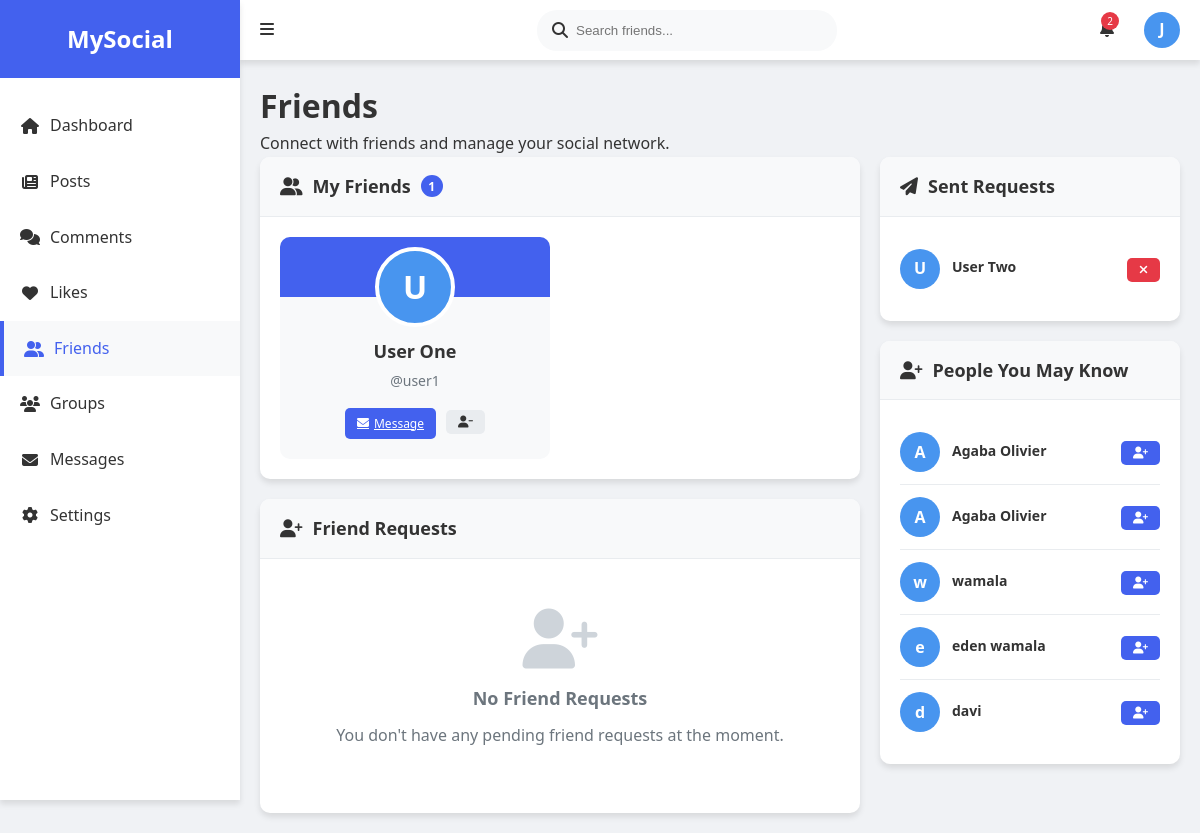
The page /friends.php (signed in) on the database its author committed.
### tables this page shows
CREATE TABLE `friend` (
  `friendship_id` bigint(20) NOT NULL,
  `user_id1` bigint(20) NOT NULL,
  `user_id2` bigint(20) NOT NULL,
  `status` enum('pending','accepted','blocked') NOT NULL,
  `created_at` timestamp NOT NULL DEFAULT current_timestamp()
);

CREATE TABLE `users` (
  `user_id` bigint(20) NOT NULL,
  `username` varchar(50) NOT NULL,
  `email` varchar(255) NOT NULL,
  `password_hash` varchar(255) NOT NULL,
  `full_name` varchar(100) DEFAULT NULL,
  `profile_picture` varchar(255) DEFAULT NULL,
  `bio` text DEFAULT NULL,
  `created_at` timestamp NOT NULL DEFAULT current_timestamp(),
  `is_active` tinyint(1) DEFAULT 1
);

### friends.php (the view, shortened to what the rows shown need)
<?php
include 'db_connect.php';
$current_user_id = $_SESSION['user_id'];
$friends_query = "
    SELECT f.*, f.friendship_id,
           CASE
               WHEN f.user_id1 = $current_user_id THEN u2.user_id
               ELSE u1.user_id
           END as friend_id,
           CASE
               WHEN f.user_id1 = $current_user_id THEN u2.username
               ELSE u1.username
           END as friend_username,
           CASE
               WHEN f.user_id1 = $current_user_id THEN u2.full_name
               ELSE u1.full_name
           END as friend_name,
           CASE
               WHEN f.user_id1 = $current_user_id THEN u2.profile_picture
               ELSE u1.profile_picture
           END as friend_picture
    FROM friend f
    JOIN users u1 ON f.user_id1 = u1.user_id
    JOIN users u2 ON f.user_id2 = u2.user_id
    WHERE (f.user_id1 = $current_user_id OR f.user_id2 = $current_user_id)
    AND f.status = 'accepted'
    ORDER BY f.created_at DESC
";
$friends_result = $conn->query($friends_query);
$sent_requests_query = "
    SELECT f.*, f.friendship_id,
           u2.user_id as recipient_id,
           u2.username as recipient_username,
           u2.full_name as recipient_name,
           u2.profile_picture as recipient_picture
    FROM friend f
    JOIN users u2 ON f.user_id2 = u2.user_id
    WHERE f.user_id1 = $current_user_id AND f.status = 'pending'
    ORDER BY f.created_at DESC
";
$sent_requests_result = $conn->query($sent_requests_query);
$potential_friends_query = "
    SELECT u.user_id, u.username, u.full_name, u.profile_picture
    FROM users u
    WHERE u.user_id != $current_user_id
    AND NOT EXISTS (
        SELECT 1 FROM friend f
        WHERE (f.user_id1 = $current_user_id AND f.user_id2 = u.user_id)
           OR (f.user_id1 = u.user_id AND f.user_id2 = $current_user_id)
    )
    LIMIT 5
";
$potential_friends_result = $conn->query($potential_friends_query);
?>
<!DOCTYPE html>
<html lang="en">
<head>
    <link rel="stylesheet" href="https://cdnjs.cloudflare.com/ajax/libs/font-awesome/6.1.1/css/all.min.css">
</head>
<body>
    <div class="main-content">
        <h1>Friends</h1>
        <div class="friends-container">
            <div class="friends-main">
                <div class="card">
                    <div class="card-body">
                        <?php if($friends_result && $friends_result->num_rows > 0): ?>
                            <div class="friends-list">
                                <?php while($friend = $friends_result->fetch_assoc()): ?>
                                    <?php
                                    $friend_avatar = substr($friend['friend_name'] ?? $friend['friend_username'], 0, 1);
                                    ?>
                                    <div class="friend-card">
                                        <div class="friend-header">
                                            <div class="friend-avatar">
                                                <?= $friend_avatar ?>
                                            </div>
                                        </div>
                                        <div class="friend-body">
                                            <div class="friend-name"><?= htmlspecialchars($friend['friend_name'] ?? '') ?></div>
                                            <div class="friend-username">@<?= htmlspecialchars($friend['friend_username']) ?></div>
                                            <div class="friend-actions">
                                                <a href="messages.php?user=<?= $friend['friend_id'] ?>" class="btn btn-primary btn-sm">
                                                    <i class="fas fa-envelope"></i> Message
                                                </a>
                                                <form method="POST" action="" style="display:inline;">
                                                    <button type="submit" name="remove_friend" class="btn btn-secondary btn-sm">
                                                        <i class="fas fa-user-minus"></i>
                                                    </button>
                                                </form>
                                            </div>
                                        </div>
                                    </div>
                                <?php endwhile; ?>
                            </div>
                        <?php endif; ?>
                    </div>
                </div>
            </div>
            <div class="friends-sidebar">
                <div class="card">
                    <div class="card-body">
                        <?php if($sent_requests_result && $sent_requests_result->num_rows > 0): ?>
                            <?php while($sent = $sent_requests_result->fetch_assoc()): ?>
                                <?php
                                $recipient_avatar = substr($sent['recipient_name'] ?? $sent['recipient_username'], 0, 1);
                                ?>
                                <div class="suggestion">
                                    <div class="suggestion-avatar">
                                        <?= $recipient_avatar ?>
                                    </div>
                                    <div class="suggestion-info">
                                        <div class="suggestion-name"><?= htmlspecialchars($sent['recipient_name'] ?? $sent['recipient_username']) ?></div>
                                    </div>
                                    <div class="suggestion-action">
                                        <form method="POST" action="">
                                            <button type="submit" name="cancel_request" class="btn btn-danger btn-sm">
                                                <i class="fas fa-times"></i>
                                            </button>
                                        </form>
                                    </div>
                                </div>
                            <?php endwhile; ?>
                        <?php else: ?>
                            <div class="empty-state">
                                <p>You haven't sent any friend requests.</p>
                            </div>
                        <?php endif; ?>
                    </div>
                </div>
                <div class="card">
                    <div class="card-body">
                        <?php if($potential_friends_result && $potential_friends_result->num_rows > 0): ?>
                            <?php while($potential = $potential_friends_result->fetch_assoc()): ?>
                                <?php
                                $potential_avatar = substr($potential['full_name'] ?? $potential['username'], 0, 1);
                                ?>
                                <div class="suggestion">
                                    <div class="suggestion-avatar">
                                        <?= $potential_avatar ?>
                                    </div>
                                    <div class="suggestion-info">
                                        <div class="suggestion-name"><?= htmlspecialchars($potential['full_name'] ?? $potential['username']) ?></div>
                                    </div>
                                    <div class="suggestion-action">
                                        <form method="POST" action="">
                                            <button type="submit" name="send_request" class="btn btn-primary btn-sm">
                                                <i class="fas fa-user-plus"></i>
                                            </button>
                                        </form>
                                    </div>
                                </div>
                            <?php endwhile; ?>
                        <?php else: ?>
                            <div class="empty-state">
                                <p>No suggestions available at this time.</p>
                            </div>
                        <?php endif; ?>
                    </div>
                </div>
            </div>
        </div>
    </div>
</body>
</html>

### rows shown on the page
friend: friend_avatar "U", friend_name "User One", friend_username "user1"
friend: user_id2.full_name "U", user_id2.full_name "User Two"
users: full_name "A", full_name "Agaba Olivier"
users: full_name "A", full_name "Agaba Olivier"
users: full_name "w", full_name "wamala"
users: full_name "e", full_name "eden wamala"
users: full_name "d", full_name "davi"

### other values the page prints
$friends_result->num_rows "1"
